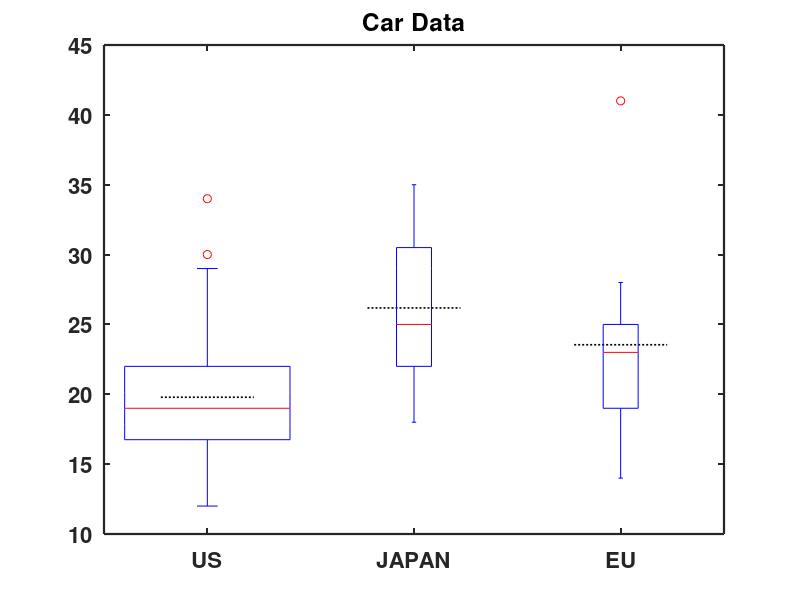

The MATLAB source for this figure:
clear all     % clear variables
close all     % close windows
clc           % blank page

load carc.txt % load data

% extract mileage and company headquarters
M    = carc(:,2);     % mileage
C    = carc(:,13);    % headquarters


j    = 1;     % extract mileage by different headquarters from USA=1, Japan=2, EU=3 for
l    = 1; 
m    = 1;
for i=1:length(C)
    
    if (C(i)==1)
        us(j) = M(i); % Mileage US
        j     = j+1;
    elseif (C(i)==2)
        ja(l) = M(i); % Mileage Japan
        l     = l+1;
    elseif (C(i)==3)
        eu(m) = M(i); % Mileage Europe
        m     = m+1;
    end
end

% calculation of means for each headquarter
muus = mean(us);  % mean USA
muja = mean(ja);  % mean Japan
mueu = mean(eu);  % mean EU

% plot
hold on
line([0.775 1.225],[muus muus],'Color','k','LineStyle',':','LineWidth',1.2)
line([1.775 2.225],[muja muja],'Color','k','LineStyle',':','LineWidth',1.2)
line([2.775 3.225],[mueu mueu],'Color','k','LineStyle',':','LineWidth',1.2)
boxplot(M,C,'Symbol','o','labels',{'US','JAPAN','EU'})  
title('Car Data','FontSize',16,'FontWeight','Bold')
set(findobj(gca,'Type','text'),'FontSize',16,'FontWeight','Bold');
box on
set(gca,'LineWidth',1.6,'FontSize',16,'FontWeight','Bold')   % set frame
hold off

% quantile
five = quantile(M,[.025 .25 .50 .75 .975]); 
five

% to save plot please uncomment following lines 
% print -painters -dpng -r600 SMSboxcar.png
% print -painters -dpdf -r600 SMSboxcar.pdf